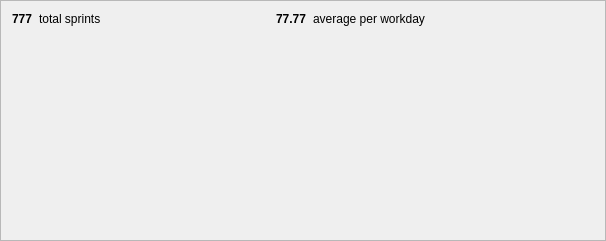
<?xml version="1.0" encoding="UTF-8"?>
<ui version="4.0">
 <class>DailyTimelineGraph</class>
 <widget class="QFrame" name="DailyTimelineGraph">
  <property name="geometry">
   <rect>
    <x>0</x>
    <y>0</y>
    <width>606</width>
    <height>241</height>
   </rect>
  </property>
  <property name="windowTitle">
   <string>Frame</string>
  </property>
  <property name="frameShape">
   <enum>QFrame::StyledPanel</enum>
  </property>
  <property name="frameShadow">
   <enum>QFrame::Raised</enum>
  </property>
  <layout class="QGridLayout" name="gridLayout_2">
   <item row="0" column="0">
    <layout class="QGridLayout" name="gridLayout">
     <item row="0" column="4">
      <widget class="QLabel" name="label_5">
       <property name="text">
        <string>average per workday</string>
       </property>
      </widget>
     </item>
     <item row="0" column="5">
      <spacer name="horizontalSpacer">
       <property name="orientation">
        <enum>Qt::Horizontal</enum>
       </property>
       <property name="sizeHint" stdset="0">
        <size>
         <width>0</width>
         <height>0</height>
        </size>
       </property>
      </spacer>
     </item>
     <item row="0" column="1">
      <widget class="QLabel" name="label_7">
       <property name="text">
        <string>total sprints</string>
       </property>
      </widget>
     </item>
     <item row="0" column="2">
      <spacer name="horizontalSpacer_2">
       <property name="orientation">
        <enum>Qt::Horizontal</enum>
       </property>
       <property name="sizeHint" stdset="0">
        <size>
         <width>0</width>
         <height>0</height>
        </size>
       </property>
      </spacer>
     </item>
     <item row="0" column="0">
      <widget class="QLabel" name="labelTotalSprints">
       <property name="font">
        <font>
         <pointsize>9</pointsize>
         <weight>75</weight>
         <bold>true</bold>
        </font>
       </property>
       <property name="text">
        <string>777</string>
       </property>
      </widget>
     </item>
     <item row="0" column="3">
      <widget class="QLabel" name="labelDailyAverage">
       <property name="font">
        <font>
         <pointsize>9</pointsize>
         <weight>75</weight>
         <bold>true</bold>
        </font>
       </property>
       <property name="text">
        <string>77.77</string>
       </property>
      </widget>
     </item>
     <item row="1" column="0" colspan="6">
      <widget class="sprint_timer::ui::qt_gui::Plot" name="dailyTimeline" native="true">
       <property name="sizePolicy">
        <sizepolicy hsizetype="MinimumExpanding" vsizetype="MinimumExpanding">
         <horstretch>0</horstretch>
         <verstretch>0</verstretch>
        </sizepolicy>
       </property>
       <property name="minimumSize">
        <size>
         <width>0</width>
         <height>0</height>
        </size>
       </property>
      </widget>
     </item>
    </layout>
   </item>
  </layout>
 </widget>
 <customwidgets>
  <customwidget>
   <class>sprint_timer::ui::qt_gui::Plot</class>
   <extends>QWidget</extends>
   <header>qt_gui/widgets/Plot.h</header>
   <container>1</container>
  </customwidget>
 </customwidgets>
 <resources/>
 <connections/>
</ui>
